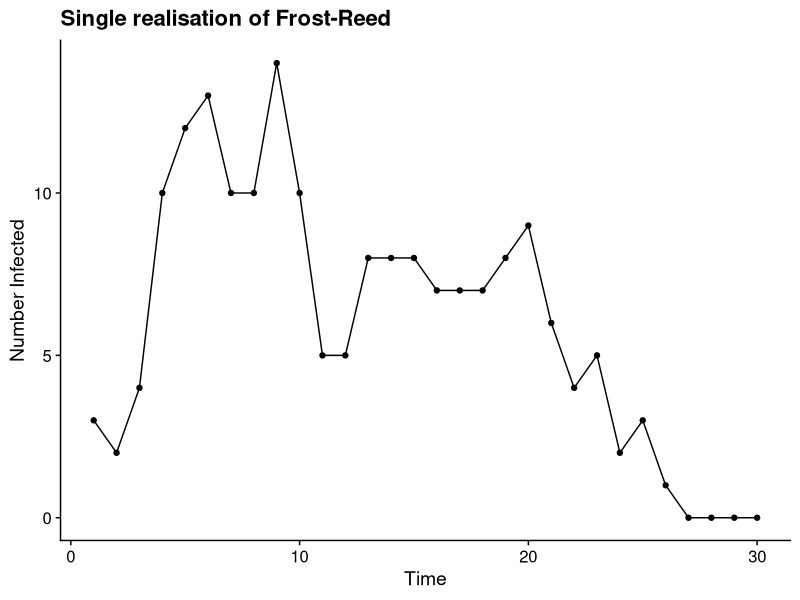
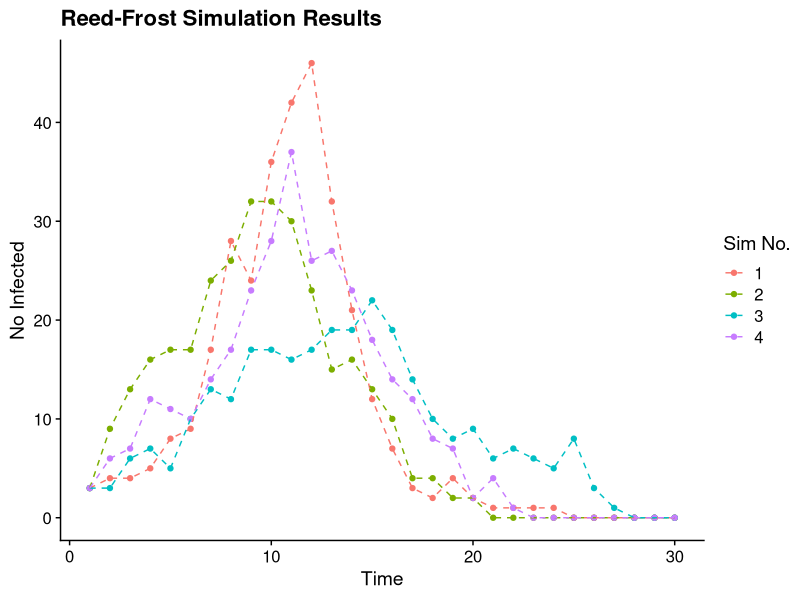
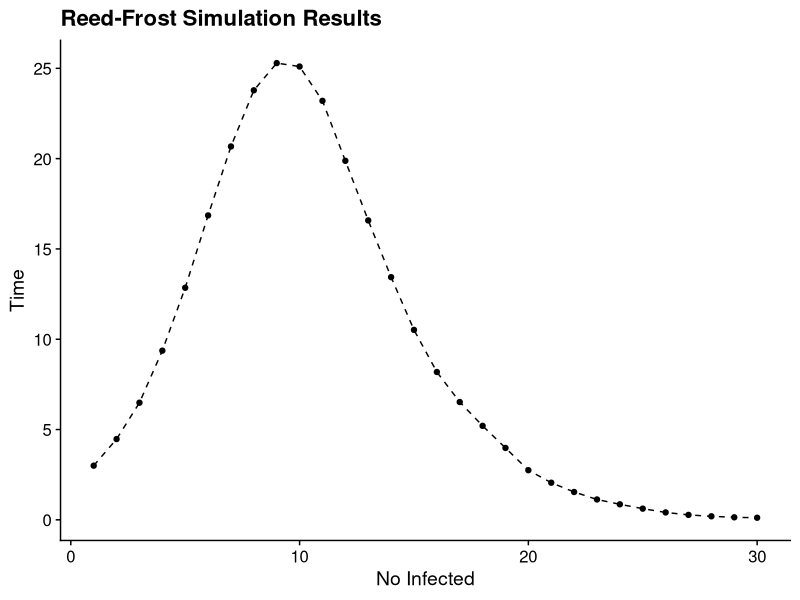

The R source for these figures, in order: (Note: this script raises an error after producing the figures.)
###############################################################################################
## Project: MS4217 Stochastic processes Labs and tutorials
## Script purpose: Simulate Reed Frost model
## Date: 30-9-2020
## Author: David JP O'Sullivan
###############################################################################################

rm(list = ls())

# we'll be making extensive use of this series of packages 
library(tidyverse)
library(cowplot)
theme_set(theme_cowplot())

set.seed(12)

# How does the model work? [https://en.wikipedia.org/wiki/Reed%E2%80%93Frost_model]

# ex 1: simulate the model --------------------------------------------------------------------------

# code up the frost reed to simulate a single realisation of a contagions trajectory

z = 0.003 # what is the probability of infections?
steps <- 30 # How long are we going to run the processes for?

realisation_df <- tibble(time = 1:steps, sus = numeric(steps), inf = numeric(steps))
sus <- numeric(steps) # where we going to save the number of sus people
inf <- numeric(steps) # and infected people
realisation_df$sus[1] <- 497 # initial conditions
realisation_df$inf[1] <- 3

# what does the reed frost algo do?   

for(t in 1:(steps-1)){ # well for each time
  # we find the next number of infections by a binomial dist with prob below
  realisation_df$inf[t+1] <- rbinom(1, realisation_df$sus[t], 1-(1-z)^realisation_df$inf[t])
  realisation_df$sus[t+1] <- realisation_df$sus[t] - realisation_df$inf[t+1]
  }

# what does this look like?
realisation_df %>% 
  ggplot(aes(x = time, y = inf)) + 
  geom_point() + geom_line() + 
  xlab('Time') + ylab('Number Infected') + 
  ggtitle('Single realisation of Frost-Reed')

# ex 2: build mc simulation -------------------------------------------------------------------------

# create functions to do one simulation
reed_frost_realisation <- function(z = 0.003, steps = 30, sus_0 =497, inf_0 = 3){
  
  realisation_df <- tibble(time = 1:steps, sus = numeric(steps), inf = numeric(steps))
  sus <- numeric(steps) # where we going to save the number of sus people
  inf <- numeric(steps) # and infected people
  realisation_df$sus[1] <- sus_0 # initial conditions
  realisation_df$inf[1] <- inf_0
  
  for(t in 1:(steps-1)){
    realisation_df$inf[t+1] <- rbinom(1, realisation_df$sus[t],1-(1-z)^realisation_df$inf[t])
    realisation_df$sus[t+1] <- realisation_df$sus[t] - realisation_df$inf[t+1]
  }
  
  return(realisation_df)
}


# mc wrapper for what we want to do
mc_reed_frost <- function(M = 500){
  
  mc_results = tibble() # this is a really bad way of doing this....
  for(m in 1:M){
    realisation <- reed_frost_realisation() %>% mutate(sim_no = m) # add the sim no to df
    mc_results <- bind_rows(mc_results, realisation) # add results 
  }
  
  return(mc_results) 
}


# ex 3: simulate model, plot and comment -----------------------------------------------------

# First generate mc simulations from frost reed.
# plot and comment on a 5 realisations
# generate summary statistics, the mean number of inf and sus, sd and a 80% CI based on percentiles
# plot the average number of infections with confidence intervals
# plot number of sus and inf on a single plot
# create a panel plot of both of the previous plots using the packages cowplot package

# simulate Reed-Frost 500 times using the
# z = 0.003, steps = 30, sus_0 =497, inf_0 = 3
reed_frost_mc_df <- mc_reed_frost(M = 500)

# first plot one realisation
reed_frost_mc_df %>% 
  filter(sim_no %in% 1:4) %>% # print(n = Inf) %>%
  ggplot(aes(x = time, y = inf, color = factor(sim_no))) + 
  geom_point() + 
  geom_line(linetype = 'dashed') +
  ylab('No Infected') + 
  xlab('Time') + 
  ggtitle("Reed-Frost Simulation Results") + 
  labs(color = 'Sim No.')

# generate a summary table of behaviour of model over time
reed_frost_summ <- 
  reed_frost_mc_df %>% group_by(time) %>% 
  summarise(
    mean_inf = mean(inf),
    mean_sus = mean(sus),
    
    sd_inf = sd(inf),
    sd_sus = sd(sus), 
    
    l80_inf = quantile(inf, 0.1),
    u80_inf = quantile(inf, 0.9),
    
    l80_sus = quantile(sus, 0.1),
    u80_sus = quantile(sus, 0.9)
  )


# plot the expected number infections
p1 <- reed_frost_summ %>% 
  ggplot(aes(x = time, y = mean_inf)) + 
  geom_point() + 
  geom_line(linetype = 'dashed') +
  xlab('No Infected') + 
  ylab('Time') + 
  ggtitle("Reed-Frost Simulation Results")
p1

p2 <- reed_frost_summ %>% 
  ggplot(aes(x = time, y = cum_mean_inf)) + 
  geom_point() + 
  geom_line() + 
  geom_hline(yintercept = 503, linetype = 'dashed', color = 'red') + 
  geom_line(linetype = 'dashed') +
  ylab('Total No Infected') + 
  xlab('Time') + 
  ggtitle("Reed-Frost Simulation Results")
p2

# plot both the number of sus and infected 
reed_frost_summ_long <- 
  reed_frost_summ %>% select(1:3) %>%  
  pivot_longer(2:3, names_to = 'varaible', values_to = 'values') %>% 
  arrange(time)
 
p3 <- reed_frost_summ_long %>% 
  ggplot(aes(x = time, y = values, color = varaible)) + 
  geom_point() + 
  geom_line(linetype = 'dashed') +
  ylab('No Infected') + 
  xlab('Time') + 
  ggtitle("Reed-Frost Simulation Results")


# add a confidence interval
p4 <- reed_frost_summ %>%
  ggplot(aes(x = time, y = mean_inf)) + 
  geom_ribbon(aes(ymin = l80_inf, ymax = u80_inf), color = 'black', fill = 'gold', alpha = 0.5) + 
  geom_point() + 
  geom_line(linetype = 'dashed') +
  ylab('No Infected') + 
  xlab('Time') + 
  ggtitle("Reed-Frost Simulation Results")

pg1 <- cowplot::plot_grid(p4, p3, labels = c('(A)', '(B)'))

#you can save using ggsave()


# explore different z values ------------------------------------------------------------------

# refactor your function to allow for different parameters
# simulate the following range of z values, plot the average number of infections
#   z_vec <- seq(from = 0.003, to = 0.005, by = 0.0005)


# change the mc_reed_function to so it can take a list for parameters
mc_reed_frost <- function(M = 500, rf_par = list(z = 0.003, steps = 20, sus_0 =497, inf_0 = 3)){
  
  mc_results = tibble()
  for(m in 1:M){
    realisation <- reed_frost_realisation(rf_par$z, rf_par$steps, rf_par$sus_0, rf_par$inf_0) %>% mutate(sim_no = m)
    mc_results <- bind_rows(mc_results, realisation)
  }
  
  return(mc_results) 
}

# how define the varaibles
rf_par <- list(z = 0.003, steps = 30, sus_0 =497, inf_0 = 3)
z_vec <- seq(from = 0.003, to = 0.005, by = 0.0005)

# var the value of z for each across MC simulations
var_z_df <- tibble()
for(z_i in 1:length(z_vec)){
  rf_par$z <- z_vec[z_i]
  temp_df <- mc_reed_frost(M = 500, rf_par) %>% mutate(z = rf_par$z)
  
  var_z_df <- bind_rows(var_z_df, temp_df)
  print(z_i/length(z_vec))
}

var_z_summ <- 
  var_z_df %>% group_by(time, z) %>% 
  summarise(
    mean_inf = mean(inf),
    mean_sus = mean(sus),
    
    sd_inf = sd(inf),
    sd_sus = sd(sus), 
    
    l80_inf = quantile(inf, 0.1),
    u80_inf = quantile(inf, 0.9),
    
    l80_sus = quantile(sus, 0.1),
    u80_sus = quantile(sus, 0.9)
  ) %>% ungroup()

# plot the expected number infections
var_z_summ %>% 
  ggplot(aes(x = time, y = mean_inf, color = factor(z))) + 
  geom_point() + 
  geom_line(linetype = 'dashed') +
  ylab('No Infected') + 
  xlab('Time') + 
  ggtitle("Reed-Frost Simulation Results")



# lock down simulation ------------------------------------------------------------------------

# say we plan on implementing a lockdown at time 5 where drop by if it decreases to z = 0.0025 
# again, refactor you code to allow for this

# examine the difference in the average number of infected individuals per time under both lockdown and non-lock conditions compute appropriate numerical and graphical summary, and comment on the difference

reed_frost_realisation <- function(z = 0.003, steps = 30, sus_0 =497, inf_0 = 3, lockdown_time = Inf, z_lockdown = 0.0025){
  
  realisation_df <- tibble(time = 1:steps, sus = numeric(steps), inf = numeric(steps))
  sus <- numeric(steps) # where we going to save the number of sus people
  inf <- numeric(steps) # and infected people
  realisation_df$sus[1] <- sus_0 # initial conditions
  realisation_df$inf[1] <- inf_0
  
  for(t in 1:(steps-1)){
    if(t <= lockdown_time){
      realisation_df$inf[t+1] <- rbinom(1, realisation_df$sus[t],1-(1-z)^realisation_df$inf[t])
      realisation_df$sus[t+1] <- realisation_df$sus[t] - realisation_df$inf[t+1]
    }else{
      realisation_df$inf[t+1] <- rbinom(1, realisation_df$sus[t],1-(1-z_lockdown)^realisation_df$inf[t])
      realisation_df$sus[t+1] <- realisation_df$sus[t] - realisation_df$inf[t+1]
    }
    
  }
  
  return(realisation_df)
}

mc_reed_frost <- function(M = 500, rf_par = list(z = 0.002, steps = 30, sus_0 =497, inf_0 = 3, z_lockdown = 0.0025)){
  
  mc_results = tibble()
  for(m in 1:M){
    realisation <- reed_frost_realisation(rf_par$z, rf_par$steps, rf_par$sus_0, rf_par$inf_0, rf_par$lockdown_time, rf_par$z_lockdown) %>% mutate(sim_no = m)
    mc_results <- bind_rows(mc_results, realisation)
  }
  
  return(mc_results) 
}

rf_par <- list(z = 0.003, steps = 30, sus_0 =497, inf_0 = 3, lockdown_time = 4, z_lockdown = 0.0025)
z_vec <- seq(from = 0.003, to = 0.005, by = 0.0005)

var_z_lockdown_df <- tibble()
for(z_i in 1:length(z_vec)){
  rf_par$z <- z_vec[z_i]
  temp_df <- mc_reed_frost(M = 500, rf_par) %>% mutate(z = rf_par$z)
  
  var_z_lockdown_df <- bind_rows(var_z_lockdown_df, temp_df)
  print(z_i/length(z_vec))
}

var_z_lockdown_summ <- 
  var_z_lockdown_df %>% group_by(time, z) %>% 
  summarise(
    mean_inf = mean(inf),
    mean_sus = mean(sus),
    
    sd_inf = sd(inf),
    sd_sus = sd(sus), 
    
    l95_inf = quantile(inf, 0.025),
    u95_inf = quantile(inf, 0.975),
    
    l95_sus = quantile(sus, 0.025),
    u95_sus = quantile(sus, 0.975)
  ) %>% ungroup()

# plot the expected number infections
var_z_lockdown_summ %>% 
  ggplot(aes(x = time, y = mean_inf, color = factor(z))) + 
  geom_point() + 
  geom_line() +
  geom_hline(yintercept = 0, color = 'grey', linetype = 'dashed') + 
  ylab('No Infected') + 
  xlab('Time') + 
  labs(color = "z") + 
  ggtitle("Reed-Frost Simulation Results")


var_z_summ$mean_diff = var_z_lockdown_summ$mean_inf - var_z_summ$mean_inf

var_z_summ %>% 
  ggplot(aes(x = time, y = mean_diff, color = factor(z))) + 
  geom_point() + 
  geom_line() +
  geom_hline(yintercept = 0, color = 'grey', linetype = 'dashed') +  
  labs(color='Prob of Inf') +
  ylab('No Infected') + 
  xlab('Time') + 
  ggtitle("Reed-Frost Simulation Results") 



# lifted lockdown -----------------------------------------------------------------------------


reed_frost_realisation <- function(z = 0.003, steps = 30, sus_0 =497, inf_0 = 3, lockdown_time = Inf, z_lockdown = 0.0025){
  
  realisation_df <- tibble(time = 1:steps, sus = numeric(steps), inf = numeric(steps))
  sus <- numeric(steps) # where we going to save the number of sus people
  inf <- numeric(steps) # and infected people
  realisation_df$sus[1] <- sus_0 # initial conditions
  realisation_df$inf[1] <- inf_0
  
  for(t in 1:(steps-1)){
    if(t <= lockdown_time | t >= 12){
      realisation_df$inf[t+1] <- rbinom(1, realisation_df$sus[t],1-(1-z)^realisation_df$inf[t])
      realisation_df$sus[t+1] <- realisation_df$sus[t] - realisation_df$inf[t+1]
    }else{
      realisation_df$inf[t+1] <- rbinom(1, realisation_df$sus[t],1-(1-z_lockdown)^realisation_df$inf[t])
      realisation_df$sus[t+1] <- realisation_df$sus[t] - realisation_df$inf[t+1]
    }
    
  }
  
  return(realisation_df)
}

mc_reed_frost <- function(M = 500, rf_par = list(z = 0.002, steps = 30, sus_0 =497, inf_0 = 3, z_lockdown = 0.0025)){
  
  mc_results = tibble()
  for(m in 1:M){
    realisation <- reed_frost_realisation(rf_par$z, rf_par$steps, rf_par$sus_0, rf_par$inf_0, rf_par$lockdown_time, rf_par$z_lockdown) %>% mutate(sim_no = m)
    mc_results <- bind_rows(mc_results, realisation)
  }
  
  return(mc_results) 
}

rf_par <- list(z = 0.003, steps = 30, sus_0 =497, inf_0 = 3, lockdown_time = 4, z_lockdown = 0.0025)
z_vec <- seq(from = 0.003, to = 0.005, by = 0.0005)

var_z_lockdown_df <- tibble()
for(z_i in 1:length(z_vec)){
  rf_par$z <- z_vec[z_i]
  temp_df <- mc_reed_frost(M = 500, rf_par) %>% mutate(z = rf_par$z)
  
  var_z_lockdown_df <- bind_rows(var_z_lockdown_df, temp_df)
  print(z_i/length(z_vec))
}

var_z_lockdown_summ <- 
  var_z_lockdown_df %>% group_by(time, z) %>% 
  summarise(
    mean_inf = mean(inf),
    mean_sus = mean(sus),
    
    sd_inf = sd(inf),
    sd_sus = sd(sus), 
    
    l95_inf = quantile(inf, 0.025),
    u95_inf = quantile(inf, 0.975),
    
    l95_sus = quantile(sus, 0.025),
    u95_sus = quantile(sus, 0.975)
  ) %>% ungroup()

# plot the expected number infections
var_z_lockdown_summ %>% 
  ggplot(aes(x = time, y = mean_inf, color = factor(z))) + 
  geom_point() + 
  geom_line() +
  geom_hline(yintercept = 0, color = 'grey', linetype = 'dashed') + 
  ylab('No Infected') + 
  xlab('Time') + 
  labs(color = "z") + 
  ggtitle("Reed-Frost Simulation Results")


var_z_summ$mean_diff = var_z_lockdown_summ$mean_inf - var_z_summ$mean_inf

var_z_summ %>% 
  ggplot(aes(x = time, y = mean_diff, color = factor(z))) + 
  geom_point() + 
  geom_line() +
  geom_hline(yintercept = 0, color = 'grey', linetype = 'dashed') +  
  labs(color='Prob of Inf') +
  ylab('No Infected') + 
  xlab('Time') + 
  ggtitle("Reed-Frost Simulation Results") 



# Calculate of R_t for each time point --------------------------------------------------------

estimte_rt <- var_z_df %>% group_by(z, sim_no) %>% # for each z and sim
  # arrange(time) %>% 
  mutate(
    no_inf_last = c(NA, inf[1:(length(time)-1)]), # add a col with no inf last time set
    R_t = inf/no_inf_last # ratio of new infections to old ones
  ) %>% 
  ungroup() %>% group_by(z, time) %>% # regroup by z and time 
  summarise(
    mean_rt = mean(R_t, na.rm = TRUE), # what is the average R_t across all simulation @ t and z
    sd_rt = sd(R_t, na.rm = TRUE)
  ) %>% ungroup()

estimte_rt %>% filter(time <= 20) %>% 
  ggplot(aes(x = time, y = mean_rt, color = factor(z))) +
  geom_point() + geom_line()

# note that the probability z hasn't change but the number of people who CAN become inf is changing

# do the same as above but with the lockdown effect
estimte_rt_lockdown <- var_z_lockdown_df %>% group_by(z, sim_no) %>% 
  # arrange(time) %>% 
  mutate(
    no_inf_last = c(NA, inf[1:(length(time)-1)]),
    R_t = inf/no_inf_last
  ) %>% ungroup() %>% group_by(z, time) %>% 
  summarise(
    mean_rt = mean(R_t, na.rm = TRUE),
    sd_rt = sd(R_t, na.rm = TRUE)
  ) %>% ungroup()

estimte_rt_lockdown %>% filter(time <= 20) %>% 
  ggplot(aes(x = time, y = mean_rt, color = factor(z))) +
  geom_point() + geom_line()

